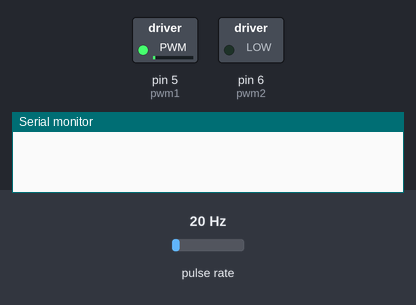
Recording of a sketch running on a simulated Arduino Uno, built with avr-gcc and run on an emulated ATmega328P. Shown: switched loads named in the sketch (green lamp = pin HIGH), the last lines printed to the serial monitor. Wiring (inferred from the names in the program): pulse sensor: data pin 2. The test bench sets the inputs (shaded band); at power-on: pulse rate 20 Hz.

Above: at 0.15 s.
At 1.2 s:
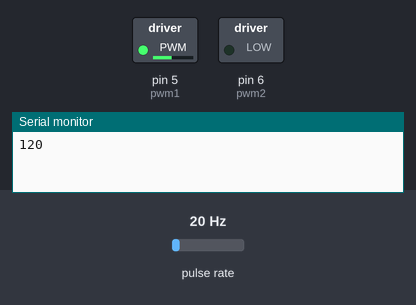
1.3 s: pulse rate (sensor on pin 2) set to 50 Hz
At 3.1 s:
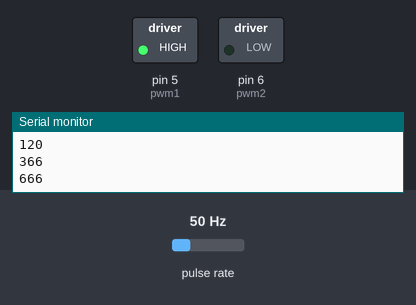
Timing chart, 0 to 4.6 s (numbered marks = the images above; inputs shaded):
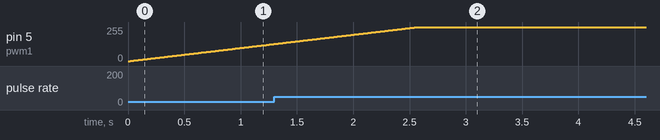

The sketch:

IR_yeay.ino
```cpp
const int sensorPin = 2;                 // Define the digital input pin for the sensor
volatile int pulseCount = 0;              // Define a variable to hold the pulse count, which can be modified by the ISR
unsigned long lastTime = 0;               // Define a variable to hold the last time the RPM was measured

//Motor SetUp
#define pwm1 5                           // Define
#define pwm2 6                           // Define
int maks=255;

const int FILTER_LENGTH = 5;              // Length of the moving average filter
int pulseBuffer[FILTER_LENGTH];           // Buffer to hold the last several pulse counts
int bufferIndex = 0;                      // Index into the buffer for the next value
int bufferSum = 0;                        // Sum of the values in the buffer

void setup() {
  pinMode(sensorPin, INPUT_PULLUP);       // Set the sensor pin as an input with a pull-up resistor
  attachInterrupt(digitalPinToInterrupt(sensorPin), countPulse, RISING);  // Attach an interrupt to the sensor pin that will trigger on a rising edge
  Serial.begin(9600);                     // Start the serial communication with a baud rate of 9600
}

  int i;
  bool inc = 1;
  long unsigned motorTime = 0;
  int counter = 0;

void loop() {
  //Motor SetUp
  if (millis() - motorTime >= 10)
    {
      if(inc && i < 255)
      {
        counter = 0;
        analogWrite(pwm1,i);
        analogWrite(pwm2,0);
        i++;
      }
      else if(i == 255 && counter < 400)
      {
        counter++;
        analogWrite(pwm1,i);
        analogWrite(pwm2,0);
      }
      else if(!inc && i > 0)
      {
        analogWrite(pwm1,i);
        analogWrite(pwm2,0);
        i--;
      }
      motorTime=millis();
    }

    if (int i=255)
    {
      if (millis() - motorTime >= 5000)
      {
      analogWrite(pwm1,i);
      analogWrite(pwm2,0);
      motorTime=millis();
      }
    }
  // Measure RPM every second
  if (millis() - lastTime >= 1000) {      // Check if one second has passed since the last RPM measurement
    // Add the latest pulse count to the buffer and update the buffer sum
    bufferSum -= pulseBuffer[bufferIndex];
    pulseBuffer[bufferIndex] = pulseCount;
    bufferSum += pulseCount;
    bufferIndex = (bufferIndex + 1) % FILTER_LENGTH;

    // Calculate the filtered RPM from the average of the pulse counts in the buffer
    int rpm = bufferSum * 60 / (2 * FILTER_LENGTH);      // Calculate the RPM from the pulse count, assuming two pulses per revolution
    Serial.println(rpm);                  // Print the RPM to the serial monitor
    pulseCount = 0;                       // Reset the pulse count for the next measurement
    lastTime = millis();                  // Update the last measurement time
  }
}

void countPulse() {
  pulseCount++;                           // Increment the pulse count each time the ISR is triggered
}
```
